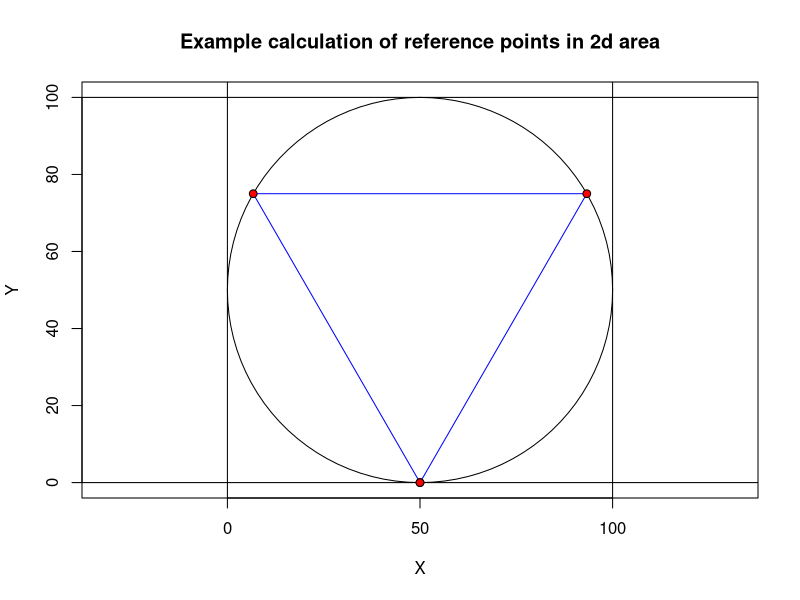
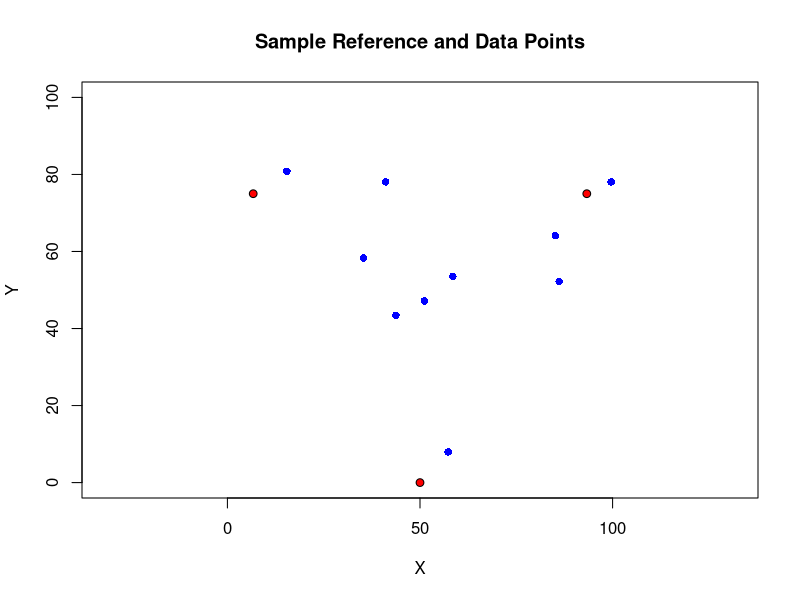
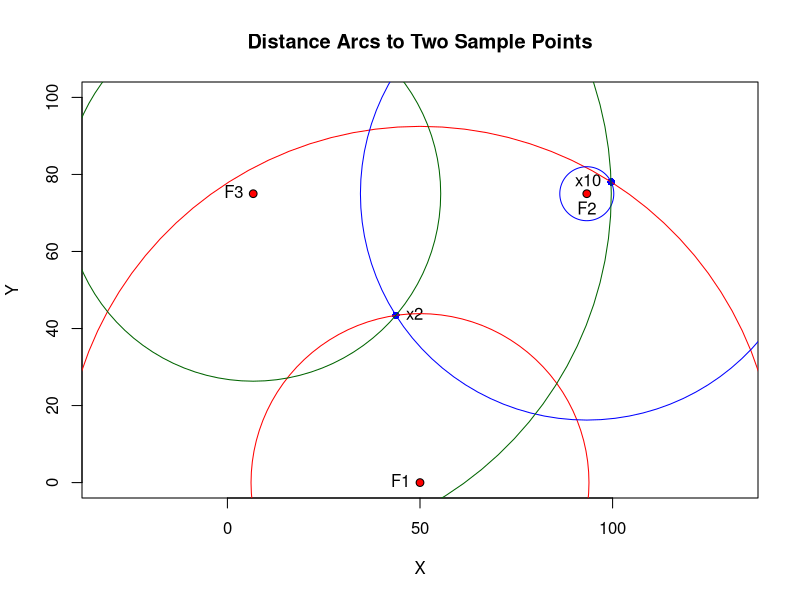

The R source for these figures, in order:
## ---- chunk 1
knitr::opts_chunk$set(echo = TRUE)
## ---- chunk 2
library(plotrix)

plot(x=NULL, y=NULL, xlim=c(0,100), ylim=c(0,100), asp = 1,
     xlab='X', ylab='Y',
     main = "Example calculation of reference points in 2d area")
draw.circle(x = 50, y = 50, radius = 50)
abline(h=0)
abline(h=100)
abline(v=0)
abline(v=100)

# Draw point
draw.circle(x = 50, y = 0, radius = 1, lwd = 1, col="red")

# Triangle points:
myTri <- data.frame(id=1, x=50, y=0)
myTri <- rbind(myTri, c(2, 25*(2+sqrt(3)), tan(pi/3)*((25*(2+sqrt(3)))-50)))
myTri <- rbind(myTri, c(3, -25*(sqrt(3)-2), tan(-pi/3)*((-25*(sqrt(3)-2))-50)))
polygon(myTri[,2], myTri[,3], border="blue")

# abline(a=tan(pi/3)*(-50), tan(pi/3))


# Draw point
draw.circle(x = 50, y = 0, radius = 1, lwd = 1, col="red")
draw.circle(x = 25*(2+sqrt(3)), y = tan(pi/3)*((25*(2+sqrt(3)))-50), radius = 1, lwd = 1, col="red")
draw.circle(x = -25*(sqrt(3)-2), y = tan(-pi/3)*((-25*(sqrt(3)-2))-50), radius = 1, lwd = 1, col="red")
## ---- chunk 3
  myDist <- function(x, y) {
    # x and y must be 2D points -- (x,y) tuples i.e.: x <- c(1,2) y <- c(3,4)
    d <- sqrt((x[[1]]-y[[1]])^2+(x[[2]]-y[[2]])^2)
    return(d)
  }

  # Function to generate lots of random points
  makepoints <- function(n, min, max) {
    set.seed(1729)
    myPoints <- data.frame(x = runif(n = n, min = min, max = max),
                           y = runif(n = n, min = min, max = max))
    return(myPoints)
  }

  # 10 Random Points (seed ensures reproducibility):
  myPoints <- makepoints(10, 0, 100)
  myPoints
## ---- chunk 4
  myTrilat <- data.frame(d1=NULL, d2=NULL, d3=NULL)
  for(i in 1:nrow(myPoints)) {
    myTrilat[i, 'd1'] <- myDist(c(myPoints[i,'x'], myPoints[i, 'y']), c(myTri[1,'x'], myTri[1,'y']))
    myTrilat[i, 'd2'] <- myDist(c(myPoints[i,'x'], myPoints[i, 'y']), c(myTri[2,'x'], myTri[2,'y']))
    myTrilat[i, 'd3'] <- myDist(c(myPoints[i,'x'], myPoints[i, 'y']), c(myTri[3,'x'], myTri[3,'y']))
  }

  myTrilateration <- cbind(myPoints, myTrilat)
  rm(myTrilat)  #twas temporary
  myTrilateration
## ---- chunk 5

  plot(x=NULL, y=NULL, xlim=c(0,100), ylim=c(0,100), asp = 1,
       xlab='X', ylab='Y', main = "Sample Reference and Data Points")
  points(myTrilateration$x, myTrilateration$y, col="blue", pch=16, asp=1)
  
  draw.circle(x = myTri[1,'x'], y = myTri[1,'y'], radius = 1, lwd = 1, col="red")
  draw.circle(x = myTri[2,'x'], y = myTri[2,'y'], radius = 1, lwd = 1, col="red")
  draw.circle(x = myTri[3,'x'], y = myTri[3,'y'], radius = 1, lwd = 1, col="red")

## ---- chunk 6
# Arcs around two points:
  
  plot(x=NULL, y=NULL, xlim=c(0,100), ylim=c(0,100), asp = 1,
       xlab='X', ylab='Y', main = "Distance Arcs to Two Sample Points")
  points(myTrilateration[c(2,10),'x'], myTrilateration[c(2,10),'y'], col="blue", pch=16, asp=1)
  text(myTrilateration[2,'x'], myTrilateration[2,'y'], labels = 'x2', pos=4)
  text(myTrilateration[10,'x'], myTrilateration[10,'y'], labels = 'x10', pos=2)
  
  draw.circle(x = myTri[1,'x'], y = myTri[1,'y'], radius = 1, lwd = 1, col="red")
  draw.circle(x = myTri[2,'x'], y = myTri[2,'y'], radius = 1, lwd = 1, col="red")
  draw.circle(x = myTri[3,'x'], y = myTri[3,'y'], radius = 1, lwd = 1, col="red")
  text(myTri[1, 'x'], myTri[1, 'y'], labels = 'F1', pos=2)
  text(myTri[2, 'x'], myTri[2, 'y'], labels = 'F2', pos=1)
  text(myTri[3, 'x'], myTri[3, 'y'], labels = 'F3', pos=2)
  
  
  draw.circle(x=myTri[1,'x'], y=myTri[1,'y'], radius=myTrilateration[2,'d1'], border="red")
  draw.circle(x=myTri[1,'x'], y=myTri[1,'y'], radius=myTrilateration[10,'d1'], border = "red")

  draw.circle(x=myTri[2,'x'], y=myTri[2,'y'], radius=myTrilateration[2,'d2'], border="blue")
  draw.circle(x=myTri[2,'x'], y=myTri[2,'y'], radius=myTrilateration[10,'d2'], border="blue")

  draw.circle(x=myTri[3,'x'], y=myTri[3,'y'], radius=myTrilateration[2,'d3'], border="darkgreen")
  draw.circle(x=myTri[3,'x'], y=myTri[3,'y'], radius=myTrilateration[10,'d3'], border="darkgreen")
